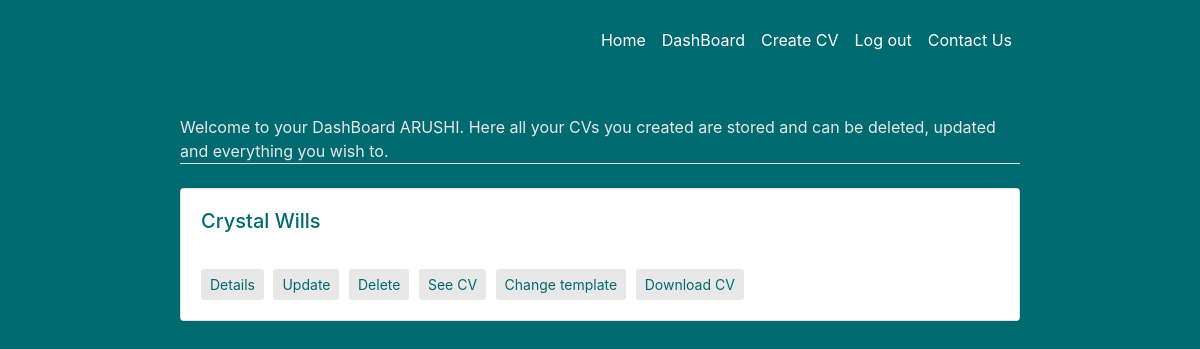
Before: /addcv/userdash/ (signed in) with the older database file.
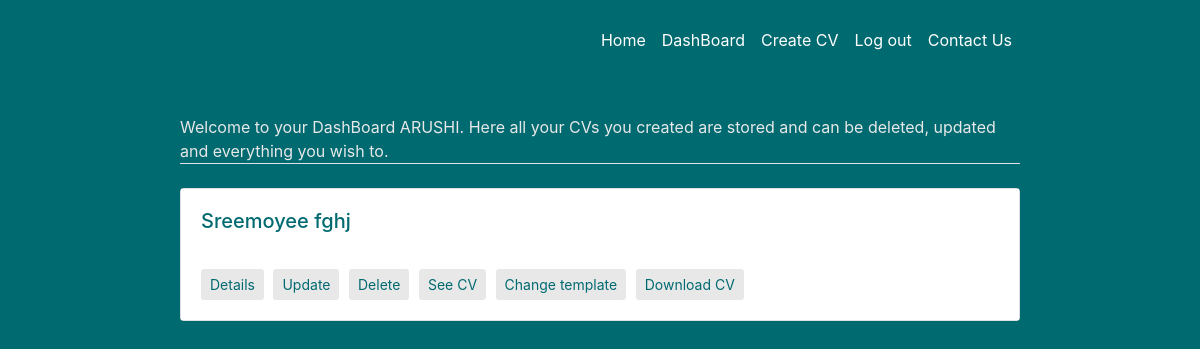
After: the same page with the newer database file.
### addcv/models.py (models this page shows, shortened)
class person(models.Model):
    User = settings.AUTH_USER_MODEL
    added_by = models.ForeignKey(User,
        null=True, blank=True, on_delete=models.CASCADE)
    firstname=models.CharField(max_length=20, null=True)
    lastname=models.CharField(max_length=20, null=True)
    profession=models.CharField(max_length=20, null=True)
    title=models.CharField(max_length=20, null=True)
    city=models.CharField(max_length=30, null=True)
    state=models.CharField(max_length=30, null=True)
    pincode=models.IntegerField( null=True)
    phoneno=models.IntegerField( null=True)
    emailid=models.EmailField( null=True)
    profile = models.TextField(max_length=100, null=True)

### addcv/views.py (the view)
# urls.py: path('userdash/', views.dashboard,name='dashboard'),
def dashboard(request):
    current_user = request.user
    person1 = person.objects.filter(added_by=current_user)
    return render(request,'addcv/dashboard.html',{'persons':person1})

### addcv/templates/addcv/dashboard.html
{% extends 'seavs/base.html' %}
{% load crispy_forms_tags %}
{% block content %}
<div class="container-fluid">
  {%if persons.count%}
  <p class="border-bottom mt-4 mb-4">Welcome to your DashBoard {{user.username}}. Here all your CVs you created are stored and can be deleted, updated and everything you wish to.</p>
  {% for person in persons %}
  <div class="card mb-3 mt-3">
    <div class="card-body" style="background-color:#fff">
      <h5 class="card-title">{{person.firstname}} {{person.lastname}}</h5>
      <br>
      <a href="{% url 'persondash' person.id %}" class="btn btn-sm dashboardbutton">Details</a>
      <a href="{% url 'updatepersonal' person.id %}" class="btn btn-sm dashboardbutton">Update</a>
      <a href="{% url 'deletepersonal' person.id %}" class="btn btn-sm dashboardbutton">Delete</a>
      <a href="{% url 'showmycv' person.id %}" class="btn btn-sm dashboardbutton">See CV</a>
      <a href="{% url 'changetemp' person.id %}" class="btn btn-sm dashboardbutton">Change template</a>
      <a href="{% url 'export-pdf' person.id %}" class="btn btn-sm dashboardbutton">Download CV</a>
    </div>
  </div>
  {% endfor %}
  {%else%}
  <section id=title>
    <h2>Oops! You haven't created a cv yet!!</h1>
    <p class="wrapper">
      <a href="{% url 'personal' %}" class="btn btn-md titlebutton "><strong>Create CV</strong></a>
    </p>  </section>
{%endif%}
</div>
{%endblock content %}

Changed rows visible on the page:
removed person: firstname "Crystal", lastname "Wills"
added person: firstname "Sreemoyee", lastname "fghj"
